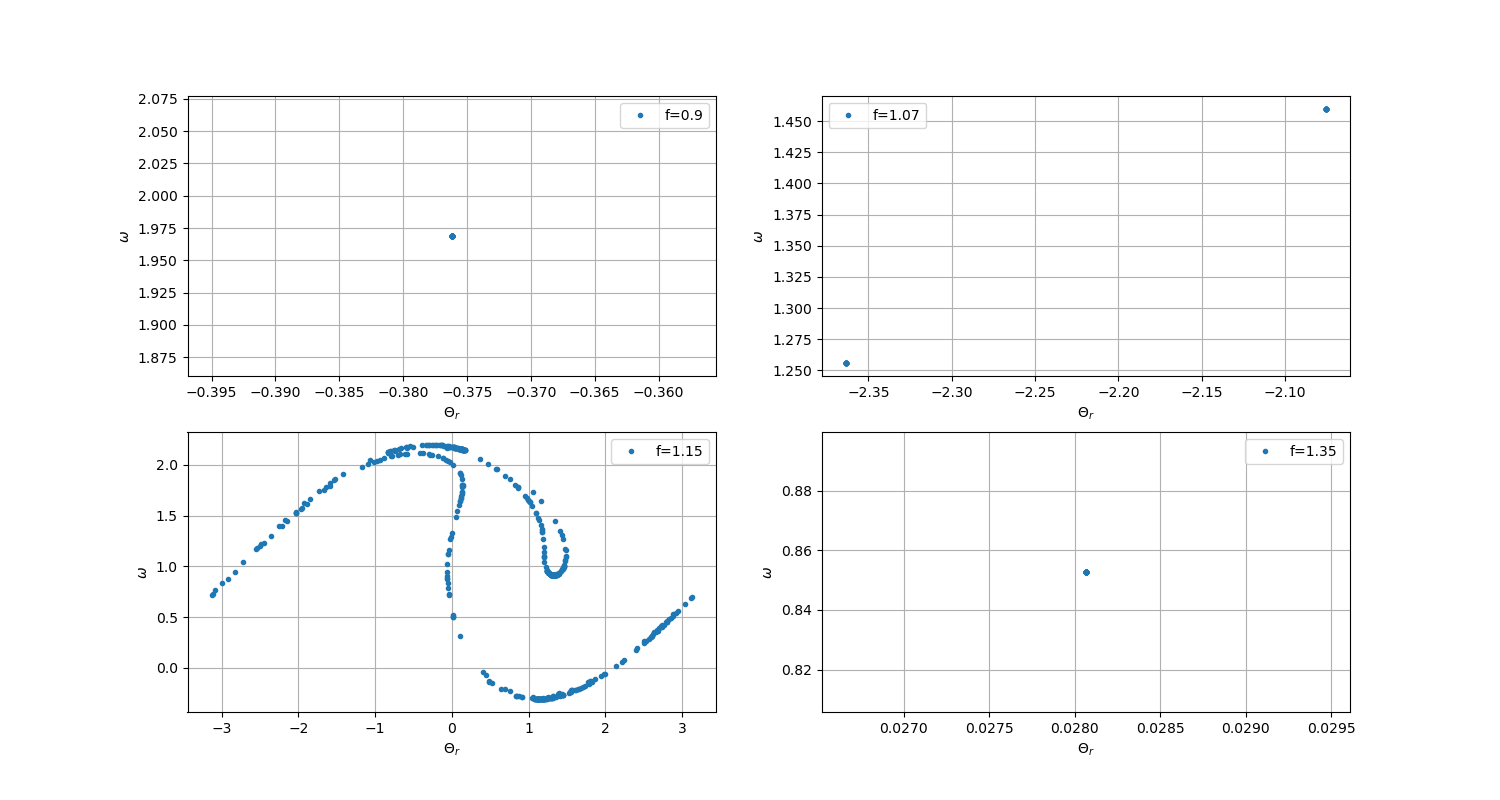

The script that saved this image:
import numpy as np
import matplotlib.pyplot as plt

fig, axes = plt.subplots(2,2, figsize=(15, 8))

t1=np.loadtxt("p09.dat",unpack=True,usecols=(0))
t2=np.loadtxt("p107.dat",unpack=True,usecols=(0))
t3=np.loadtxt("p115.dat",unpack=True,usecols=(0))
t4=np.loadtxt("p135.dat",unpack=True,usecols=(0))

Nt1=round(len(t1)/2)
Nt2=round(len(t2)/2)
Nt3=round(len(t3)/2)
Nt4=round(len(t4)/2)

omega1,theta_r1=np.loadtxt("p09.dat",unpack=True,usecols=(2,4),skiprows=Nt1)
omega2,theta_r2=np.loadtxt("p107.dat",unpack=True,usecols=(2,4),skiprows=Nt2)
omega3,theta_r3=np.loadtxt("p115.dat",unpack=True,usecols=(2,4),skiprows=Nt3)
omega4,theta_r4=np.loadtxt("p135.dat",unpack=True,usecols=(2,4),skiprows=Nt4)


axes[0,0].grid()
axes[0,0].set_xlabel(r"$\Theta_r$")
axes[0,0].set_ylabel(r"$\omega$")
axes[0,0].plot(theta_r1,omega1,'.',label="f=0.9")
axes[0,0].legend()

axes[0,1].grid()
axes[0,1].set_xlabel(r"$\Theta_r$")
axes[0,1].set_ylabel(r"$\omega$")
axes[0,1].plot(theta_r2,omega2,'.',label="f=1.07")
axes[0,1].legend()

axes[1,0].grid()
axes[1,0].set_xlabel(r"$\Theta_r$")
axes[1,0].set_ylabel(r"$\omega$")
axes[1,0].plot(theta_r3,omega3,'.',label="f=1.15")
axes[1,0].legend()

axes[1,1].grid()
axes[1,1].set_xlabel(r"$\Theta_r$")
axes[1,1].set_ylabel(r"$\omega$")
axes[1,1].plot(theta_r4,omega4,'.',label="f=1.35")
axes[1,1].legend()

plt.savefig("poincare.png")
plt.show()
